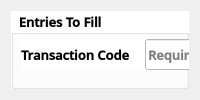
       <widget class="QWidget" name="ItemTransact_Window">
        <attribute name="title">
         <string>Customer Transact</string>
        </attribute>
        <layout class="QVBoxLayout" name="verticalLayout_2">
         <item>
          <widget class="QGroupBox" name="groupBox_8">
           <property name="sizePolicy">
            <sizepolicy hsizetype="Preferred" vsizetype="Preferred">
             <horstretch>0</horstretch>
             <verstretch>0</verstretch>
            </sizepolicy>
           </property>
           <property name="font">
            <font>
             <family>Open Sans SemiBold</family>
             <pointsize>10</pointsize>
             <weight>75</weight>
             <bold>true</bold>
            </font>
           </property>
           <property name="styleSheet">
            <string notr="true">background-color: rgb(255,255,255);</string>
           </property>
           <property name="title">
            <string>Entries To Fill</string>
           </property>
           <property name="checkable">
            <bool>false</bool>
           </property>
           <widget class="QWidget" name="layoutWidget_2">
            <property name="geometry">
             <rect>
              <x>10</x>
              <y>28</y>
              <width>751</width>
              <height>31</height>
             </rect>
            </property>
            <property name="font">
             <font>
              <family>Open Sans SemiBold</family>
              <weight>75</weight>
              <bold>true</bold>
             </font>
            </property>
            <layout class="QHBoxLayout" name="horizontalLayout_10">
             <property name="spacing">
              <number>15</number>
             </property>
             <item>
              <widget class="QLabel" name="label_16">
               <property name="sizePolicy">
                <sizepolicy hsizetype="Fixed" vsizetype="Preferred">
                 <horstretch>0</horstretch>
                 <verstretch>0</verstretch>
                </sizepolicy>
               </property>
               <property name="font">
                <font>
                 <family>Open Sans SemiBold</family>
                 <pointsize>10</pointsize>
                 <weight>75</weight>
                 <bold>true</bold>
                </font>
               </property>
               <property name="text">
                <string>Transaction Code</string>
               </property>
              </widget>
             </item>
             <item>
              <widget class="QLineEdit" name="CustTr_TC">
               <property name="sizePolicy">
                <sizepolicy hsizetype="Preferred" vsizetype="Ignored">
                 <horstretch>0</horstretch>
                 <verstretch>0</verstretch>
                </sizepolicy>
               </property>
               <property name="font">
                <font>
                 <family>Open Sans SemiBold</family>
                 <pointsize>10</pointsize>
                 <weight>75</weight>
                 <bold>true</bold>
                </font>
               </property>
               <property name="placeholderText">
                <string>Required Value To Fill...</string>
               </property>
               <property name="clearButtonEnabled">
                <bool>true</bool>
               </property>
              </widget>
             </item>
             <item>
              <widget class="QLabel" name="label_27">
               <property name="sizePolicy">
                <sizepolicy hsizetype="Fixed" vsizetype="Preferred">
                 <horstretch>0</horstretch>
                 <verstretch>0</verstretch>
                </sizepolicy>
               </property>
               <property name="font">
                <font>
                 <family>Open Sans SemiBold</family>
                 <pointsize>10</pointsize>
                 <weight>75</weight>
                 <bold>true</bold>
                </font>
               </property>
               <property name="text">
                <string>Item Code</string>
               </property>
              </widget>
             </item>
             <item>
              <widget class="QComboBox" name="CustTr_IC">
               <property name="sizePolicy">
                <sizepolicy hsizetype="Preferred" vsizetype="Ignored">
                 <horstretch>0</horstretch>
                 <verstretch>0</verstretch>
                </sizepolicy>
               </property>
               <property name="font">
                <font>
                 <family>Open Sans SemiBold</family>
                 <weight>75</weight>
                 <bold>true</bold>
                </font>
               </property>
              </widget>
             </item>
            </layout>
           </widget>
           <widget class="QWidget" name="layoutWidget_4">
            <property name="geometry">
             <rect>
              <x>10</x>
              <y>80</y>
              <width>751</width>
              <height>31</height>
             </rect>
            </property>
            <property name="font">
             <font>
              <family>Open Sans SemiBold</family>
              <weight>75</weight>
              <bold>true</bold>
             </font>
            </property>
            <layout class="QHBoxLayout" name="horizontalLayout_14">
             <item>
              <widget class="QLabel" name="label_32">
               <property name="sizePolicy">
                <sizepolicy hsizetype="Fixed" vsizetype="Preferred">
                 <horstretch>0</horstretch>
                 <verstretch>0</verstretch>
                </sizepolicy>
               </property>
               <property name="font">
                <font>
                 <family>Open Sans SemiBold</family>
                 <pointsize>10</pointsize>
                 <weight>75</weight>
                 <bold>true</bold>
                </font>
               </property>
               <property name="text">
                <string>Creation Time</string>
               </property>
              </widget>
             </item>
             <item>
              <widget class="QDateTimeEdit" name="CustTr_CT">
               <property name="sizePolicy">
                <sizepolicy hsizetype="Preferred" vsizetype="Ignored">
                 <horstretch>0</horstretch>
                 <verstretch>0</verstretch>
                </sizepolicy>
               </property>
               <property name="font">
                <font>
                 <family>Open Sans SemiBold</family>
                 <pointsize>10</pointsize>
                 <weight>75</weight>
                 <bold>true</bold>
                </font>
               </property>
               <property name="alignment">
                <set>Qt::AlignCenter</set>
               </property>
               <property name="calendarPopup">
                <bool>true</bool>
               </property>
              </widget>
             </item>
            </layout>
           </widget>
           <widget class="QGroupBox" name="groupBox_9">
            <property name="geometry">
             <rect>
              <x>10</x>
              <y>140</y>
              <width>751</width>
              <height>191</height>
             </rect>
            </property>
            <property name="font">
             <font>
              <family>Open Sans SemiBold</family>
              <weight>75</weight>
              <bold>true</bold>
             </font>
            </property>
            <property name="title">
             <string>Pre-requisites For Modifying / Adding Data</string>
            </property>
            <widget class="QGroupBox" name="groupBox_10">
             <property name="geometry">
              <rect>
               <x>10</x>
               <y>30</y>
               <width>361</width>
               <height>151</height>
              </rect>
             </property>
             <property name="font">
              <font>
               <family>Open Sans SemiBold</family>
               <weight>75</weight>
               <bold>true</bold>
              </font>
             </property>
             <property name="title">
              <string>For Adding / Inserting Data</string>
             </property>
             <widget class="QLabel" name="label_28">
              <property name="geometry">
               <rect>
                <x>20</x>
                <y>30</y>
                <width>251</width>
                <height>16</height>
               </rect>
              </property>
              <property name="font">
               <font>
                <family>Open Sans SemiBold</family>
                <weight>75</weight>
                <bold>true</bold>
               </font>
              </property>
              <property name="text">
               <string>- All Fields Are Required.</string>
              </property>
             </widget>
             <widget class="QLabel" name="label_33">
              <property name="geometry">
               <rect>
                <x>20</x>
                <y>50</y>
                <width>331</width>
                <height>81</height>
               </rect>
              </property>
              <property name="font">
               <font>
                <family>Open Sans SemiBold</family>
                <weight>75</weight>
                <bold>true</bold>
               </font>
              </property>
              <property name="text">
               <string>- Transaction Time can be lesser
but cannot be greater than the 
current date.</string>
              </property>
             </widget>
            </widget>
            <widget class="QGroupBox" name="groupBox_11">
             <property name="geometry">
              <rect>
               <x>380</x>
               <y>30</y>
               <width>361</width>
               <height>151</height>
              </rect>
             </property>
             <property name="font">
              <font>
               <family>Open Sans SemiBold</family>
               <weight>75</weight>
               <bold>true</bold>
              </font>
             </property>
             <property name="title">
              <string>For Editing / Modifying Data</string>
             </property>
             <widget class="QLabel" name="label_30">
              <property name="geometry">
               <rect>
                <x>20</x>
                <y>30</y>
                <width>331</width>
                <height>31</height>
               </rect>
              </property>
              <property name="font">
               <font>
                <family>Open Sans SemiBold</family>
                <weight>75</weight>
                <bold>true</bold>
               </font>
              </property>
              <property name="text">
               <string>- Fields That Don't Require Changes Must 
Kept The Data Intact.</string>
              </property>
             </widget>
             <widget class="QLabel" name="label_34">
              <property name="geometry">
               <rect>
                <x>20</x>
                <y>70</y>
                <width>331</width>
                <height>81</height>
               </rect>
              </property>
              <property name="font">
               <font>
                <family>Open Sans SemiBold</family>
                <weight>75</weight>
                <bold>true</bold>
               </font>
              </property>
              <property name="text">
               <string>- Transaction Time can be lesser
but cannot be greater than the 
current date.</string>
              </property>
             </widget>
            </widget>
           </widget>
          </widget>
         </item>
        </layout>
       </widget>
